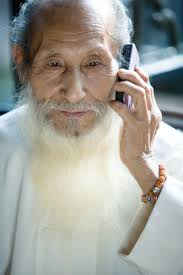
#> input picture code/caller.jpg, 183 x 275 px
$ python '05人脸识别.py'
#> lines starting #> are read from the running program, lines starting #| are printed output that depends on the picture; after the words box and inside, x2 and y2 are one past the last pixel; in counts of white or black regions, pixels touching at a corner belong together
#> further down, img is the input picture: shape (275, 183, 3); mean B, G, R 152.4, 159.7, 160.4
import cv2 as cv
def face_detect_demo():
    #将图片转换为灰度图片
    gray=cv.cvtColor(img,cv.COLOR_BGR2GRAY)
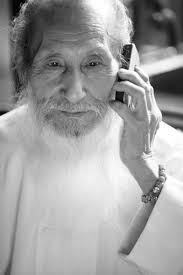
#> gray: shape (275, 183); min 0, max 255, mean 159.1
    #加载特征数据
    face_detector=cv.CascadeClassifier('E:\caller\opencv\sources\data\haarcascades\haarcascade_frontalface_default.xml')
    faces=face_detector.detectMultiScale(gray)
#> faces = [[21, 27, 100, 100]]
    for x,y,w,h in faces:
        cv.rectangle(img,(x,y),(x+w,y+h),color=(0,255,0),thickness=2)
#> this loop made 1 pass
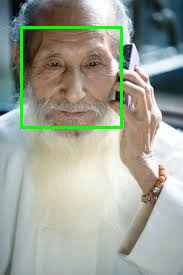
#> img: shape (275, 183, 3); 2.38% of pixels changed, all inside (x1, y1, x2, y2) = (20, 26, 123, 129)
    cv.imshow('result',img)
#加载图片

img=cv.imread('caller.jpg')
face_detect_demo()
cv.waitKey(0)
cv.destroyAllWindows()
